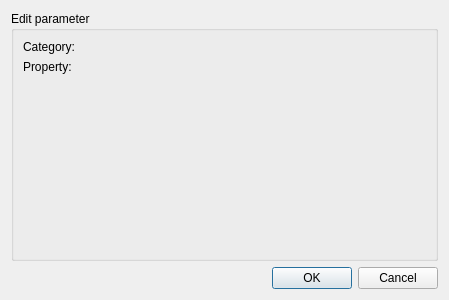
<?xml version="1.0" encoding="UTF-8"?>
<ui version="4.0">
 <class>EditParameterValueDialog</class>
 <widget class="QDialog" name="EditParameterValueDialog">
  <property name="geometry">
   <rect>
    <x>0</x>
    <y>0</y>
    <width>449</width>
    <height>300</height>
   </rect>
  </property>
  <property name="windowTitle">
   <string>Edit Parameter</string>
  </property>
  <property name="locale">
   <locale language="English" country="UnitedStates"/>
  </property>
  <layout class="QGridLayout" name="gridLayout">
   <item row="1" column="0">
    <widget class="QDialogButtonBox" name="buttonBox">
     <property name="standardButtons">
      <set>QDialogButtonBox::Cancel|QDialogButtonBox::Ok</set>
     </property>
    </widget>
   </item>
   <item row="0" column="0">
    <widget class="QGroupBox" name="groupBox">
     <property name="title">
      <string>Edit parameter</string>
     </property>
     <layout class="QGridLayout" name="gridLayout_2">
      <item row="0" column="0">
       <layout class="QVBoxLayout" name="verticalLayout">
        <item>
         <layout class="QFormLayout" name="formLayout">
          <item row="0" column="0">
           <widget class="QLabel" name="categoryLabel">
            <property name="text">
             <string>Category:</string>
            </property>
           </widget>
          </item>
          <item row="0" column="1">
           <widget class="QLabel" name="categoryText">
            <property name="text">
             <string notr="true"/>
            </property>
           </widget>
          </item>
          <item row="1" column="0">
           <widget class="QLabel" name="propertyLabel">
            <property name="text">
             <string>Property:</string>
            </property>
           </widget>
          </item>
          <item row="1" column="1">
           <widget class="QLabel" name="propertyText">
            <property name="text">
             <string notr="true"/>
            </property>
           </widget>
          </item>
         </layout>
        </item>
       </layout>
      </item>
     </layout>
    </widget>
   </item>
  </layout>
  <zorder>buttonBox</zorder>
  <zorder>groupBox</zorder>
 </widget>
 <resources/>
 <connections>
  <connection>
   <sender>buttonBox</sender>
   <signal>accepted()</signal>
   <receiver>EditParameterValueDialog</receiver>
   <slot>acceptEdit()</slot>
   <hints>
    <hint type="sourcelabel">
     <x>307</x>
     <y>281</y>
    </hint>
    <hint type="destinationlabel">
     <x>199</x>
     <y>149</y>
    </hint>
   </hints>
  </connection>
  <connection>
   <sender>buttonBox</sender>
   <signal>rejected()</signal>
   <receiver>EditParameterValueDialog</receiver>
   <slot>reject()</slot>
   <hints>
    <hint type="sourcelabel">
     <x>307</x>
     <y>281</y>
    </hint>
    <hint type="destinationlabel">
     <x>199</x>
     <y>149</y>
    </hint>
   </hints>
  </connection>
 </connections>
</ui>
